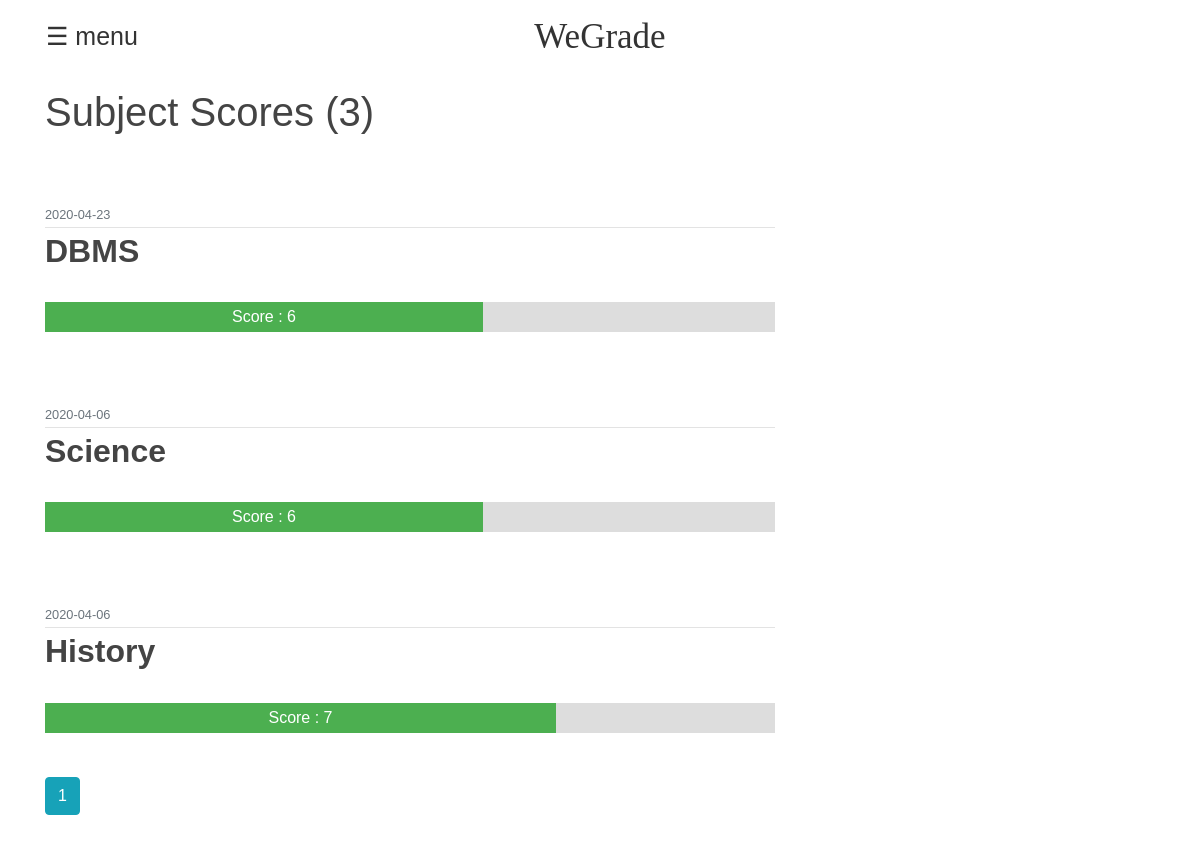
Screenshot of /sub (signed in) with the database file from the repository.
### flaskblog/models.py (models this page shows, shortened)
class Essay(db.Model):
    id = db.Column(db.Integer , primary_key = True)
    content = db.Column(db.Text , nullable = False)
    score = db.Column(db.Integer , nullable = False)
    date_posted = db.Column(db.DateTime, nullable=False, default=datetime.utcnow)
    user_id = db.Column(db.Integer,db.ForeignKey('user.id') , nullable = False)
    postid = db.Column(db.Integer,db.ForeignKey('post.id') , nullable = False)

class Post(db.Model):
    id = db.Column(db.Integer, primary_key=True)
    title = db.Column(db.String(100), nullable=False)
    question = db.Column(db.String(200) , nullable = False)
    date_posted = db.Column(db.DateTime, nullable=False, default=datetime.utcnow)
    content = db.Column(db.Text, nullable=False)
    user_id = db.Column(db.Integer, db.ForeignKey('user.id'), nullable=False)
    refessay = db.relationship('Essay', backref='postessay', lazy=True)

### flaskblog/routes.py (the view)
@app.route("/sub")
def sub():
    page = request.args.get('page', 1, type=int)
    user = User.query.filter_by(username = current_user.username).first_or_404()
    essays = Essay.query.filter_by(student = user)\
        .order_by(Essay.date_posted.desc())\
        .paginate(page=page, per_page=5)
    return render_template('sub.html', essays = essays)

### flaskblog/models.py (called while the page is built)
@login_manager.user_loader
def load_user(user_id):
    return User.query.get(int(user_id))

### flaskblog/templates/sub.html (shortened to what this page needs)
{% extends "layout.html" %}
{% block content %}
    <h1 class="mb-3">Subject Scores ({{ essays.total }})</h1>
    {% for essay in essays.items %}
    <body>
        <article class="media content-section">
          <div class="media-body">
            <div class="article-metadata">
              <small class="text-muted">{{ essay.date_posted.strftime('%Y-%m-%d') }}</small>
            </div>
            <h2><strong><a class="article-title">{{ essay.postessay.title }}</a></strong></h2>
            <br>
                    <div id="myProgress">
                                <div style= "width:{{ essay.score*10 }}% " id ="myBar">Score : {{ essay.score }}</div>
                    </div>
          </div>
        </article>
    </body>
    {% endfor %}
    <br>
    {% for page_num in essays.iter_pages(left_edge=1, right_edge=1, left_current=1, right_current=2) %}
      {% if page_num %}
        {% if essays.page == page_num %}
          <a class="btn btn-info mb-4" href="{{ url_for('sub') }}">{{ page_num }}</a>
        {% else %}
          <a class="btn btn-outline-info mb-4" href="{{ url_for('sub') }}">{{ page_num }}</a>
        {% endif %}
      {% else %}
        ...
      {% endif %}
    {% endfor %}
{% endblock content %}

### flaskblog/static/main.css (style rules this page uses)
body { font-family: Optima, sans-serif; }
body { color: #333333; padding-top: 10px; }
h1, h2, h3, h4, h5, h6 { color: #444444; }
.content-section { padding-top: 50px; border: 0px; border-radius: 2px; margin-bottom: 20px; }
.article-title { color: #444444; }
.article-metadata { padding-bottom: 1px; margin-bottom: 4px; border-bottom: 1px solid #e3e3e3 }

### flaskblog/templates/sub.html (style rules this page uses)
#myProgress { width: 100%; background-color: #ddd; }
#myBar { width: 10%; height: 30px; text-align: center; color: white; line-height: 30px; background-color: #4CAF50; }

### rows the page displays
Essay: date_posted "2020-04-23", postessay "DBMS", score "6"
Essay: date_posted "2020-04-06", postessay "Science", score "6"
Essay: date_posted "2020-04-06", postessay "History", score "7"

### other values shown
{{ essays.total }} "3"
{{ page_num }} "1"
